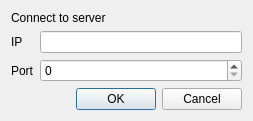
<?xml version="1.0" encoding="UTF-8"?>
<ui version="4.0">
 <class>ConnectionDialog</class>
 <widget class="QDialog" name="ConnectionDialog">
  <property name="geometry">
   <rect>
    <x>0</x>
    <y>0</y>
    <width>253</width>
    <height>115</height>
   </rect>
  </property>
  <property name="windowTitle">
   <string>Dialog</string>
  </property>
  <layout class="QVBoxLayout" name="verticalLayout">
   <item>
    <widget class="QLabel" name="label">
     <property name="sizePolicy">
      <sizepolicy hsizetype="Preferred" vsizetype="Fixed">
       <horstretch>0</horstretch>
       <verstretch>0</verstretch>
      </sizepolicy>
     </property>
     <property name="text">
      <string>Connect to server</string>
     </property>
    </widget>
   </item>
   <item>
    <layout class="QFormLayout" name="formLayout">
     <item row="0" column="0">
      <widget class="QLabel" name="iPLabel">
       <property name="text">
        <string>IP</string>
       </property>
      </widget>
     </item>
     <item row="0" column="1">
      <widget class="QLineEdit" name="iPLineEdit"/>
     </item>
     <item row="1" column="0">
      <widget class="QLabel" name="portLabel">
       <property name="text">
        <string>Port</string>
       </property>
      </widget>
     </item>
     <item row="1" column="1">
      <widget class="QSpinBox" name="portSpinBox">
       <property name="maximum">
        <number>99999</number>
       </property>
      </widget>
     </item>
    </layout>
   </item>
   <item>
    <widget class="QDialogButtonBox" name="buttonBox">
     <property name="orientation">
      <enum>Qt::Horizontal</enum>
     </property>
     <property name="standardButtons">
      <set>QDialogButtonBox::Cancel|QDialogButtonBox::Ok</set>
     </property>
    </widget>
   </item>
  </layout>
 </widget>
 <resources/>
 <connections>
  <connection>
   <sender>buttonBox</sender>
   <signal>accepted()</signal>
   <receiver>ConnectionDialog</receiver>
   <slot>accept()</slot>
   <hints>
    <hint type="sourcelabel">
     <x>248</x>
     <y>254</y>
    </hint>
    <hint type="destinationlabel">
     <x>157</x>
     <y>274</y>
    </hint>
   </hints>
  </connection>
  <connection>
   <sender>buttonBox</sender>
   <signal>rejected()</signal>
   <receiver>ConnectionDialog</receiver>
   <slot>reject()</slot>
   <hints>
    <hint type="sourcelabel">
     <x>316</x>
     <y>260</y>
    </hint>
    <hint type="destinationlabel">
     <x>286</x>
     <y>274</y>
    </hint>
   </hints>
  </connection>
 </connections>
</ui>
